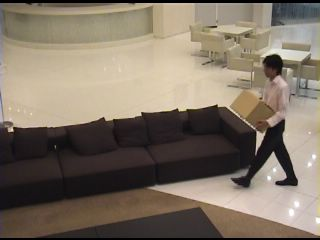
#> input picture sample/in000113.jpg, 320 x 240 px
$ python 2.0.py   (older library calls are emulated)
#> lines starting #> are read from the running program, lines starting #| are printed output that depends on the picture; after the words box and inside, x2 and y2 are one past the last pixel; in counts of white or black regions, pixels touching at a corner belong together
import cv2 as cv
import numpy as np
import imutils
import os
from PIL import Image
from PIL import ImageChops
from matplotlib import pyplot as plt


image1 = cv.imread('./sample/in000113.jpg')
#> image1 is the input picture: shape (240, 320, 3); mean B, G, R 100.7, 115, 126.9
image1 = cv.resize(image1, (960, 540))
#> image1: shape (540, 960, 3)
# image1 = cv.cvtColor(image1, cv.COLOR_BGR2GRAY)
image2 = cv.imread('./sample/in000113_A.jpg')
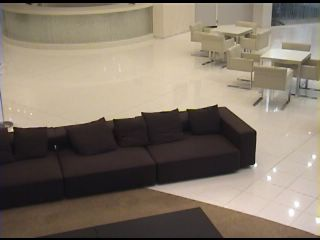
#> input picture sample/in000113_A.jpg, 320 x 240 px
#> image2 is the input picture: shape (240, 320, 3); mean B, G, R 105.4, 119.7, 131.5
image2 = cv.resize(image2, (960, 540))
#> image2: shape (540, 960, 3)

# image2 = cv.cvtColor(image2, cv.COLOR_BGR2GRAY)
[height, width, channels] = image1.shape
#> height = 540; width = 960; channels = 3
print(height, width)
#| 540 960
# image2 = cv.resize(image2, (457, 395))
image3 = cv.subtract(image2, image1)
# image3 = image3 - np.mean(image3)
image3[image3 < 0] = 0
# image3 = cv.cvtColor(image3, cv.COLOR_BGR2GRAY)
# cv.imshow("1", image3)
image3 = cv.cvtColor(image3, cv.COLOR_BGR2GRAY)
#> image3: shape (540, 960)
# cv.imshow("1.1", image3)


def colorDiff(img1, img2):
    b1, g1, r1 = cv.split(img1)
    b2, g2, r2 = cv.split(img2)

    diff1 = cv.absdiff(b1, b2)
    diff2 = cv.absdiff(g1, g2)
    diff3 = cv.absdiff(r1, r2)
    # 为凸显红蓝色差，计算第四个色差
    diff4 = cv.absdiff(b1 - r1, b2 - r2)
    # 各个色差加权求和
    res = diff1 * 0.33 + diff2 * 0.33 + diff3 * 0.33
    mean = np.mean(res)
    res_n = res - mean
    res_n[res_n < 0] = 0

    return res_n


# diff = colorDiff(image1, image2).astype(np.uint8)
# cv.imshow("2", diff)
# # diff = image3


def deEdge(img, xthresh=1.0, ythresh=1.0):
    """
    Remove/Blur edge
    :param img:
    :param xthresh: Can be adjusted
    :param ythresh: Can be adjusted
    :return:
    """
    import numpy as np
    import cv2 as cv

    edge1 = cv.Sobel(img, cv.CV_16S, 0, 1)
    edge1 = cv.convertScaleAbs(edge1)

    edge2 = cv.Sobel(img, cv.CV_16S, 1, 0)
    edge2 = cv.convertScaleAbs(edge2)

    deedgedImg = img.astype(np.float32) - edge1.astype(np.float)*xthresh - edge2.astype(np.float)*ythresh
    deedgedImg[deedgedImg < 0] = 0
    deedgedImg = deedgedImg.astype(np.uint8)

    return deedgedImg


# Remove little block
# thresh = diff
# thresh = deEdge(diff, xthresh=0.2, ythresh=0.2)
image1_thresh = deEdge(image1, xthresh=0.2, ythresh=0.2)
#> in deEdge, `edge2 = cv.Sobel(img, cv.CV_16S, 1, 0)`:
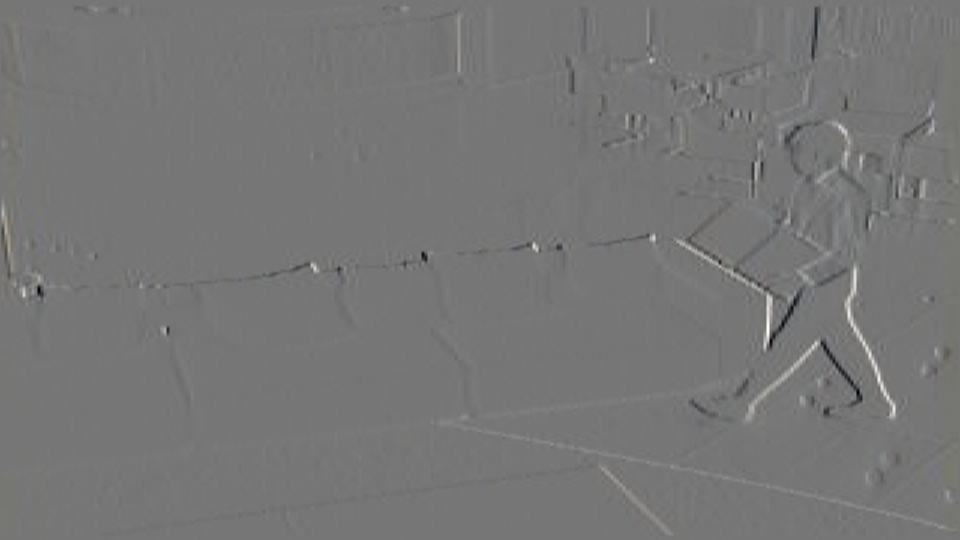
#> edge2: shape (540, 960, 3) int16; mean B, G, R 0.3, 0.6, 0.6; drawn with min black and max white
cv.imshow("Image 1 deEdge", image1_thresh)


kernel = cv.getStructuringElement(cv.MORPH_RECT, (3, 3))
image1_thresh = cv.morphologyEx(image1_thresh, cv.MORPH_CLOSE, kernel, iterations=1)
cv.imshow("Image 1 morphology", image1_thresh)

size = int(height*0.014) + (int(height*0.014) - 1) % 2
#> size = 7
print("SIZE :", size)
#| SIZE : 7
image1_thresh = cv.GaussianBlur(image1_thresh, (size, size), 0)
cv.imshow("Image 1 gaussianBlur", image1_thresh)

image2_thresh = deEdge(image2, xthresh=0.2, ythresh=0.2)
#> call 2 of deEdge, with xthresh = 0.2, ythresh = 0.2
#> in deEdge (call 2), `deedgedImg[deedgedImg < 0] = 0`:
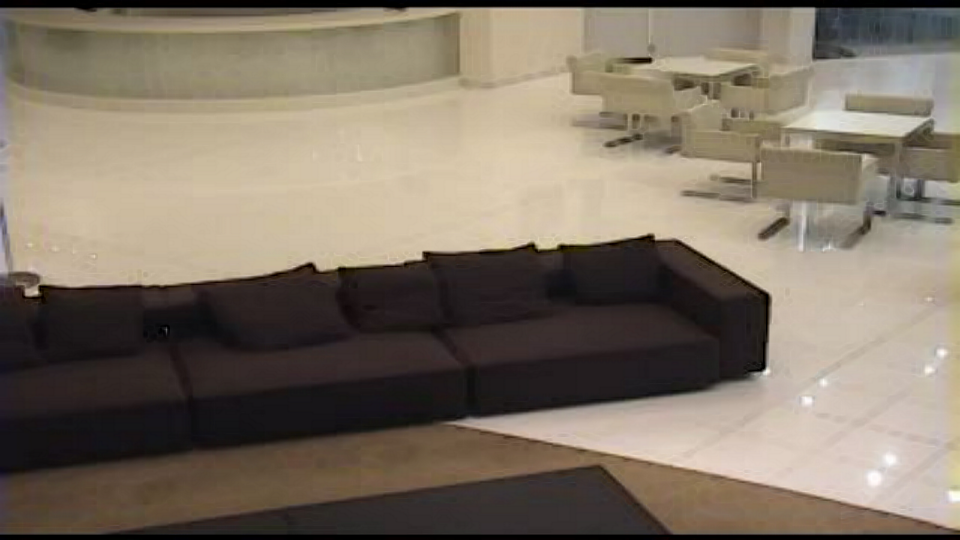
#> deedgedImg: shape (540, 960, 3) float64; mean B, G, R 101.4, 115.8, 127.4
cv.imshow("Image 2 deEdge", image2_thresh)

image2_thresh = cv.morphologyEx(image2_thresh, cv.MORPH_CLOSE, kernel, iterations=1)
cv.imshow("Image 2 morphology", image2_thresh)

image2_thresh = cv.GaussianBlur(image2_thresh, (size, size), 0)
cv.imshow("Image 2 gaussianBlur", image2_thresh)


diff = colorDiff(image1_thresh, image2_thresh)
#> in colorDiff, `b2, g2, r2 = cv.split(img2)`:
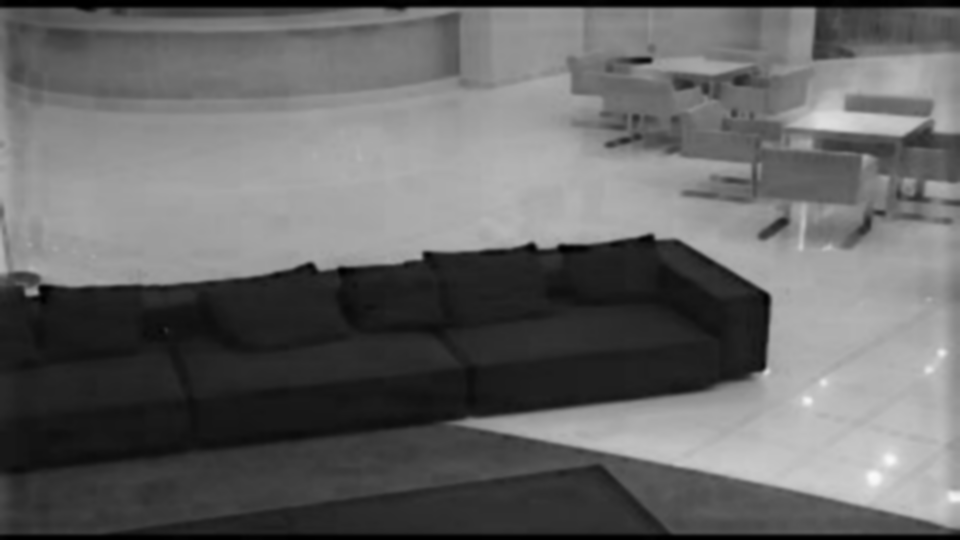
#> b2: shape (540, 960); min 0, max 249, mean 101.6
#> in colorDiff, `b2, g2, r2 = cv.split(img2)`:
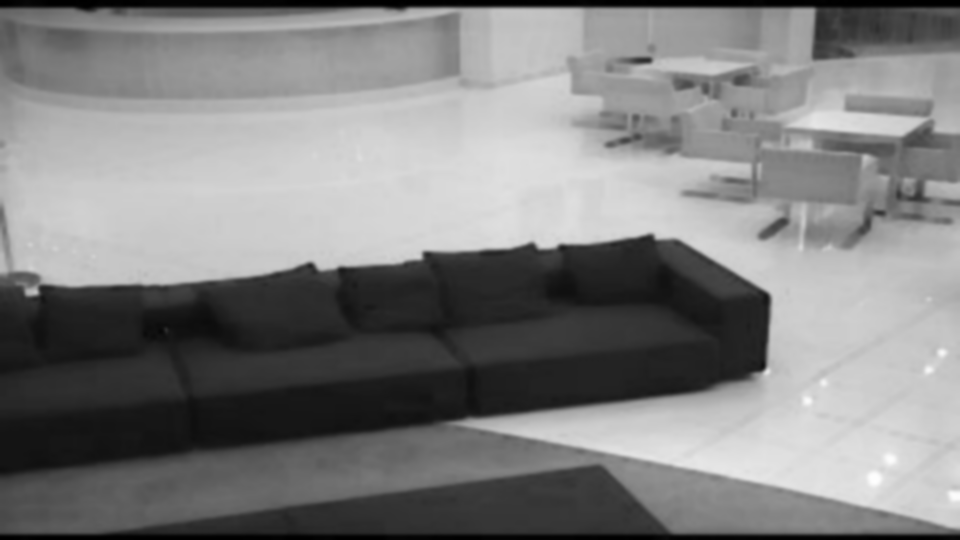
#> r2: shape (540, 960); min 0, max 254, mean 127.5
#> in colorDiff, `diff4 = cv.absdiff(b1 - r1, b2 - r2)`:
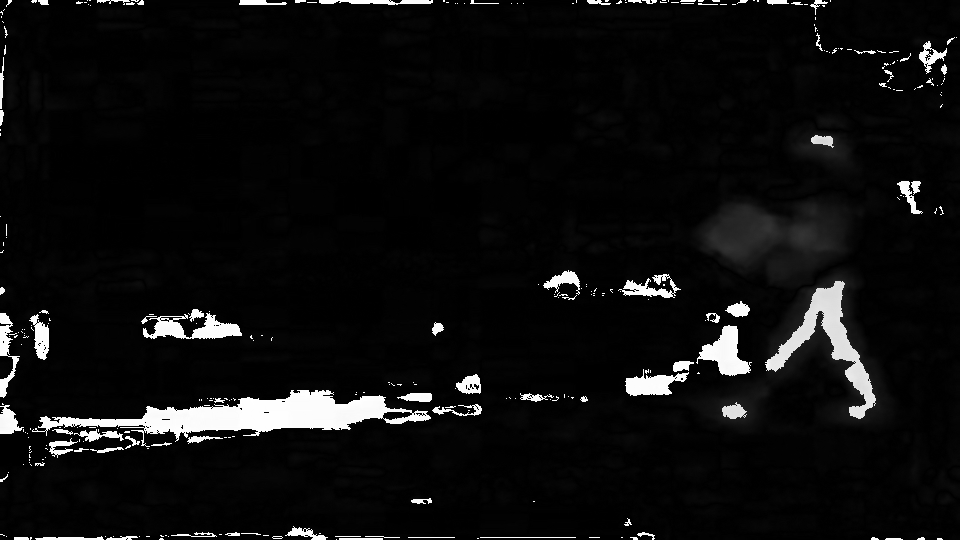
#> diff4: shape (540, 960); min 0, max 255, mean 14.7
#> in colorDiff, `mean = np.mean(res)`: mean = 8.01
cv.imshow("Image difference", diff)
diff2 = cv.subtract(image1_thresh, image2_thresh)
#> diff2: shape (540, 960, 3)
cv.imshow("DIFFERENCE", diff2)
# diff.astype(np.uint8)
diff = diff.astype(np.uint8)
# value, thresh = cv.threshold(diff, 10, 255,  cv.THRESH_OTSU | cv.THRESH_TOZERO)


cnts = cv.findContours(diff, cv.RETR_EXTERNAL, cv.CHAIN_APPROX_SIMPLE)
#> cnts = 42 contours, 37 with area under 20; largest, box (x1, y1, x2, y2) and area: (599, 201, 914, 507) 40752, (784, 117, 874, 247) 5638, (745, 337, 753, 350) 32, (709, 343, 719, 350) 28, (751, 329, 756, 337) 21
cnts = cnts[1] if imutils.is_cv3() else cnts[0]
print(len(cnts))
#| 42

blank = np.zeros([int(height), int(width), 3], np.uint8)
edgeThresh = 0.04
# i = 0
for c in cnts:
    x, y, w, h = cv.boundingRect(c)
    # print(x, y, w, h)
    if w > edgeThresh * width and h > edgeThresh * height:
        x1 = x
        y1 = y
        x2 = x + w
        y2 = y + h
        cv.rectangle(blank, (x1, y1), (x2, y2), (0, 0, 255), 2)
#> this loop made 42 passes
#> (x, y, w, h, x1, y1, x2, y2) on passes 39, 42: (599, 201, 315, 306, 599, 201, 914, 507), (784, 117, 90, 130, 784, 117, 874, 247)
#> (x, y, w, h) on passes 1, 2, 4, 5, 6, 7: (846, 516, 3, 3), (857, 500, 1, 1), (861, 496, 1, 1), (780, 492, 1, 1), (860, 488, 4, 3), (852, 481, 1, 1)

cv.imshow("Blank", blank)


blank2 = cv.cvtColor(blank, cv.COLOR_BGR2GRAY)
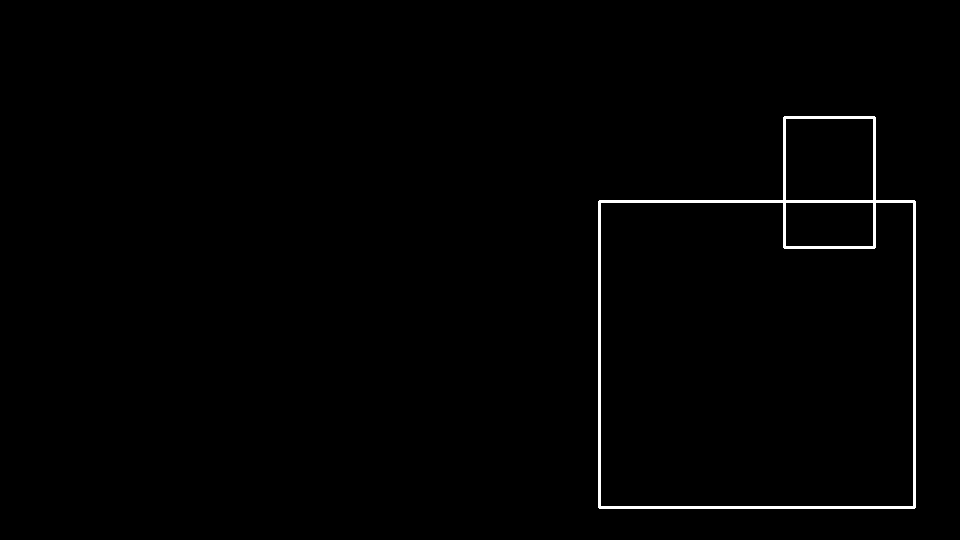
#> blank2: shape (540, 960); values 0 (black) and 76 (white), 0.97% white; 1 white region
cnts = cv.findContours(blank2, cv.RETR_EXTERNAL, cv.CHAIN_APPROX_SIMPLE)
#> cnts = 1 contour; box (x1, y1, x2, y2) and area: (598, 116, 916, 509) 105362
cnts = cnts[1] if imutils.is_cv3() else cnts[0]
print(len(cnts))
#| 1
for c in cnts:
    x, y, w, h = cv.boundingRect(c)
    if w > 0.08 * width and h > 0.08 * height:
        print("True ", x, y, x + w, y + h)
        cv.rectangle(image1, (x, y), (x + w, y + h), (0, 0, 255), 2)
#> this loop made 1 pass
#> (x, y, w, h) on pass 1: (598, 116, 318, 393)
#| True  598 116 916 509

cv.imshow("Final", image1)
# [102 lines of commented-out code are left out]
cv.waitKeyEx(0)
